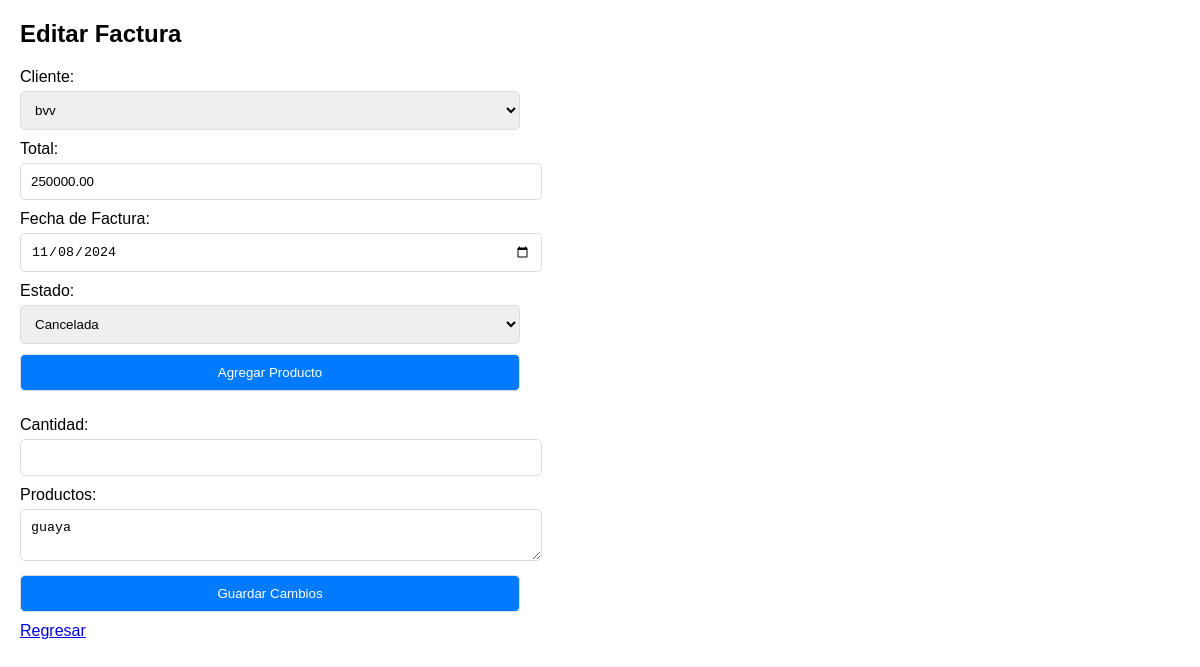
Page /controladores/editar_factura.php?id=17 on the earlier database version.
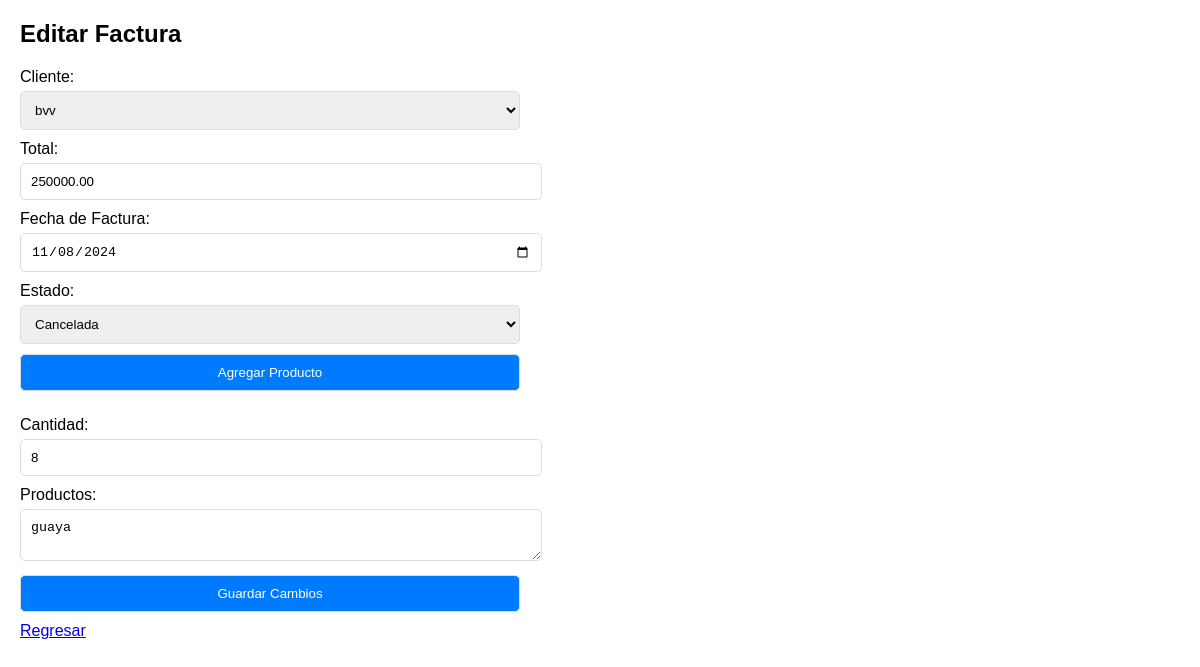
Same page on the later database version.
### tables this page shows
CREATE TABLE `facturas` (
  `id` int(11) NOT NULL,
  `cliente_id` int(11) NOT NULL,
  `fecha_factura` date NOT NULL,
  `estado` varchar(20) DEFAULT 'pendiente',
  `total` decimal(10,2) DEFAULT NULL,
  `productos` varchar(50) NOT NULL,
  `cantidad` varchar(50) NOT NULL
);

CREATE TABLE `clientes` (
  `id` int(11) NOT NULL,
  `nombre` varchar(100) DEFAULT NULL,
  `direccion` varchar(255) DEFAULT NULL,
  `telefono` varchar(15) DEFAULT NULL,
  `nit` varchar(30) NOT NULL,
  `correo` varchar(30) NOT NULL
);

### controladores/editar_factura.php (the view, shortened to what this page needs)
<?php
$dsn = 'mysql:host=localhost;dbname=thunderbike;charset=utf8';
$username = 'root';
$password = '';
try {
    $pdo = new PDO($dsn, $username, $password);
    $pdo->setAttribute(PDO::ATTR_ERRMODE, PDO::ERRMODE_EXCEPTION);
} catch (PDOException $e) {
    die("Conexión fallida: " . $e->getMessage());
}
if (isset($_GET['id'])) {
    $factura_id = $_GET['id'];
    $sql_factura = "SELECT * FROM facturas WHERE id = ?";
    $stmt_factura = $pdo->prepare($sql_factura);
    $stmt_factura->execute([$factura_id]);
    $factura = $stmt_factura->fetch(PDO::FETCH_ASSOC);
    $sql_clientes = "SELECT id, nombre FROM clientes";
    $stmt_clientes = $pdo->query($sql_clientes);
    $clientes = $stmt_clientes->fetchAll(PDO::FETCH_ASSOC);
} else {
    die("ID de factura no proporcionado.");
}
?>
<!DOCTYPE html>
<html lang="es">
<head>
</head>
<body>
    <h2>Editar Factura</h2>
    <form action="editar_factura.php?id=<?= htmlspecialchars($factura_id) ?>" method="POST">
        <label for="cliente_id">Cliente:</label>
        <select name="cliente_id" id="cliente_id" required>
            <?php foreach ($clientes as $cliente): ?>
                <option value="<?= htmlspecialchars($cliente['id']) ?>" <?= $cliente['id'] == $factura['cliente_id'] ? 'selected' : '' ?>>
                    <?= htmlspecialchars($cliente['nombre']) ?>
                </option>
            <?php endforeach; ?>
        </select><br>
        <label for="total">Total:</label>
        <input type="number" name="total" id="total" value="<?= htmlspecialchars($factura['total']) ?>" step="0.01" required><br>
        <label for="fecha_factura">Fecha de Factura:</label>
        <input type="date" name="fecha_factura" id="fecha_factura" value="<?= htmlspecialchars($factura['fecha_factura']) ?>" required><br>
        <label for="estado">Estado:</label>
        <select name="estado" id="estado" required>
            <option value="Cancelada" <?= $factura['estado'] == 'Cancelada' ? 'selected' : '' ?>>Cancelada</option>
        </select><br>
        <div class="form-group">
                <button type="button" onclick="agregarProducto()">Agregar Producto</button>
            </div>
        <label for="cantidad">Cantidad:</label>
        <input type="number" name="cantidad" id="cantidad" value="<?= htmlspecialchars($factura['cantidad']) ?>" required><br>
            <label for="productos">Productos:</label>
        <textarea name="productos" id="productos" required><?= htmlspecialchars($factura['productos']) ?></textarea><br>
        <button type="submit">Guardar Cambios</button>
    </form>
    <a href="../vendedor/facturacion.php">Regresar</a>
</body>
</html>

Differences in the rows shown:
changed facturas "Cancelada": cantidad (not shown) → "8"
